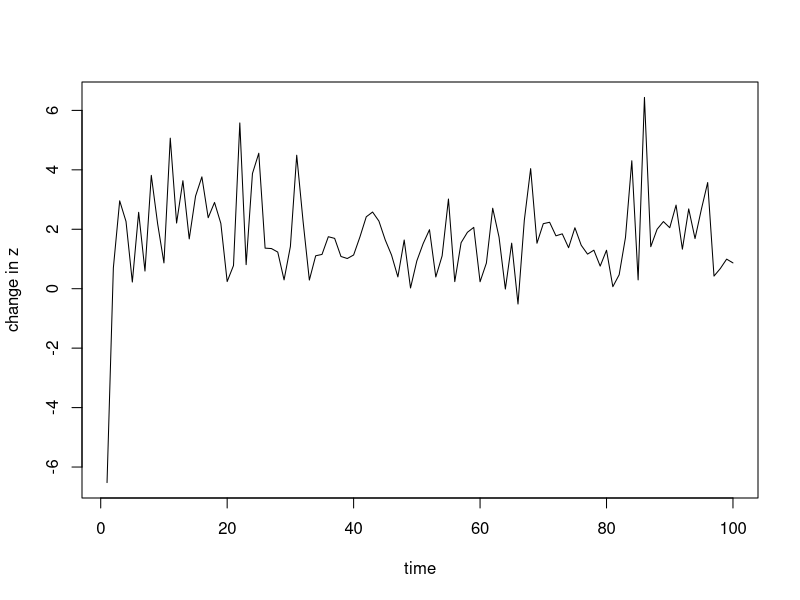
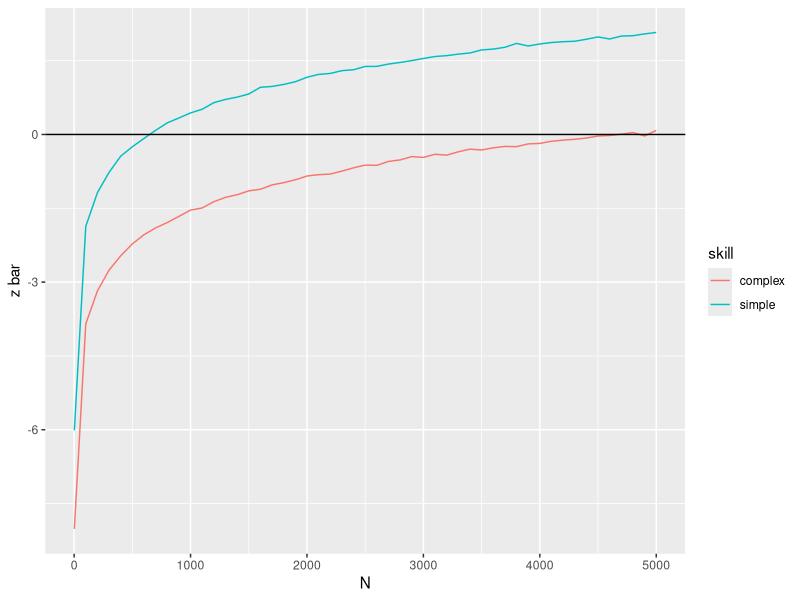
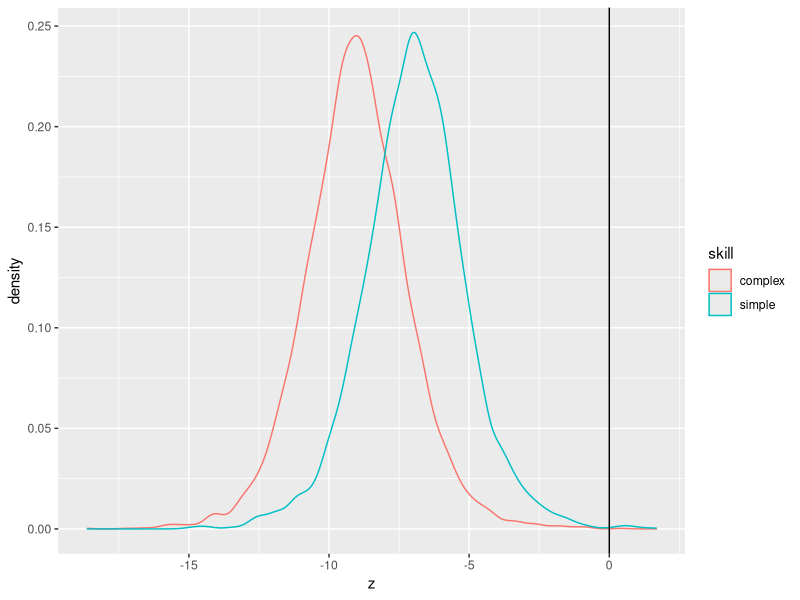

Generate these figures, in order, with R:
## ---- chunk 1
beta <- 1
alpha <- beta*7
alpha/beta

Rounds <- 100
N <- 5000
f <- rep(NA, N)
z <- runif(n=N, min=0, max=1)
zbar <- rep(NA, Rounds)

for(r in 1:Rounds){
  # update f
    # f <- z/max(z)
    # or for perfect identification of most skilful individual
    f <- as.numeric(z == max(z))
  
  # choose whom to observe
    obs <- sample(x=1:N, prob=f, replace=T)
    
  # calculate new z
  znew <- rlogis(n=N, location=z[obs]-alpha, scale=beta)
  
  # record average z
    zbar[r] <- mean(znew-z)
      
  # update z
    z <- znew
}
plot(zbar, type="l", xlab="time", ylab="change in z")
mean(zbar)
## ---- chunk 2
# automate process
demography_model <- function(R, N, f, z, alpha, beta, repeats){
  res <- lapply(1:repeats, function(r){
    z <- runif(n=N, min=0, max=1)
    zbar <- rep(NA, R)
    for(r in 1:R){
      # we simplify and ommit f and obs by assuming all individuals observe the best individual 
      znew <- rlogis(n=N, location=z[ which.max(z) ]-alpha, scale=beta)
      # alternatively, use rgumbel function from the extraDistr package
      # library(extraDistr)
      # znew <- rgumbel(n=N, mu=z[ which.max(z) ]-alpha, sigma=beta)
      
      zbar[r] <- mean(znew-z)
      z <- znew
    }
    return(mean(zbar))
  })
  mean(unlist(res))
}

demography_model(R=100, N=5000, alpha=7, beta=1, repeats=10)

sizes <- c(2, seq(100,5000,by=100))
res <- lapply(sizes, demography_model, R=200, alpha=7, beta=1, repeats=20)
res2 <- lapply(sizes, demography_model, R=200, alpha=9, beta=1, repeats=20)
df <- data.frame(N = sizes, zbar = c(unlist(res), unlist(res2)), skill=rep(c("simple","complex"), each=length(sizes)))

library(ggplot2)
ggplot(df) + geom_line(aes(x=N, y=zbar, color=skill)) + xlab("N") + ylab("z bar") + geom_hline(yintercept=0)
# results don't match exactly, but we are using logistic distribution here and not gumble

## ---- chunk 3
data <- data.frame(skill = rep(c("simple","complex"), each=6000),
                   z = c(rlogis(n=6000, location=-7, scale=1),
                         rlogis(n=6000, location=-9, scale=1)))
# data <- data.frame(skill = rep(c("simple","complex"), each=6000),
#                    z = c(rgumbel(n=6000, mu=-7, sigma=1),
#                          rgumbel(n=6000, mu=-9, sigma=1)))
ggplot(data, aes(x=z, col=skill)) +
  geom_density() + 
  geom_vline(xintercept=0) #+ scale_x_continuous(limits=c(-20, 5))

# with these values of alpha/beta I cannot find the same results as shown in Henrich's paper, however, with beta=2 the results look more like it but then a/b would be 3.5 and 4.5
